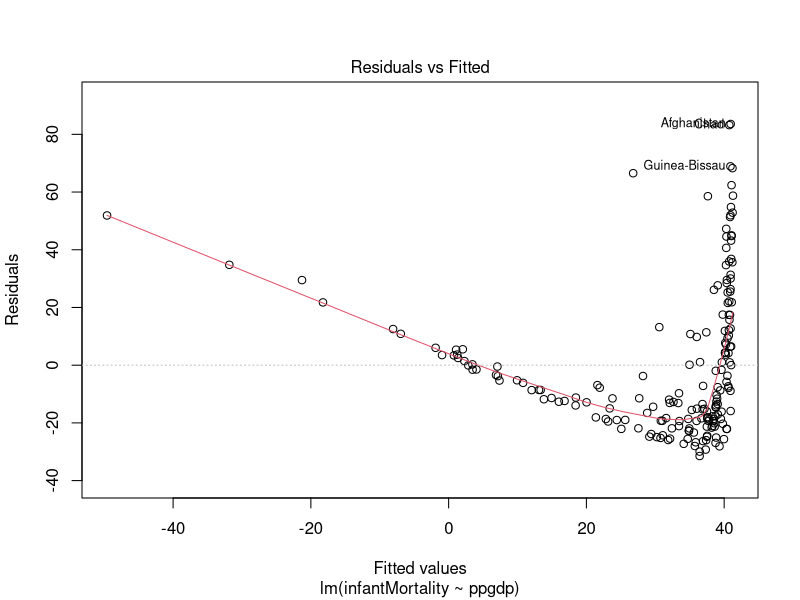
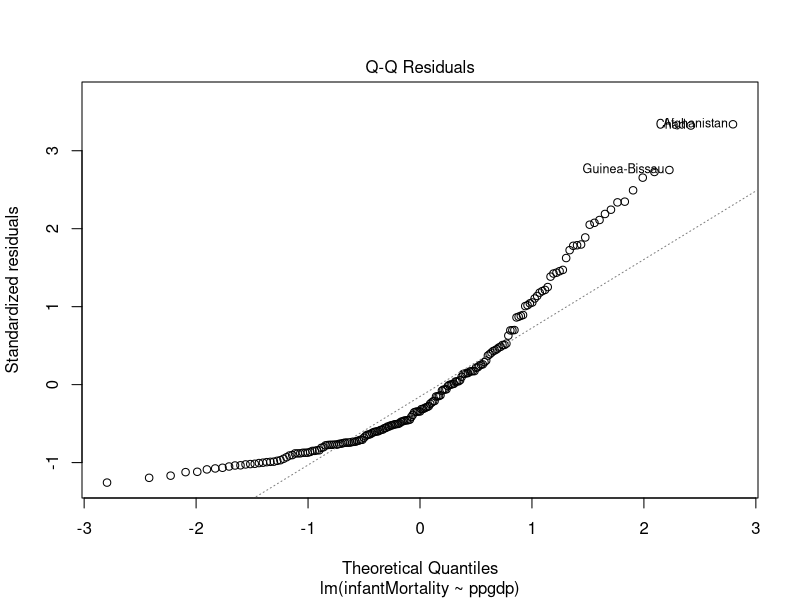
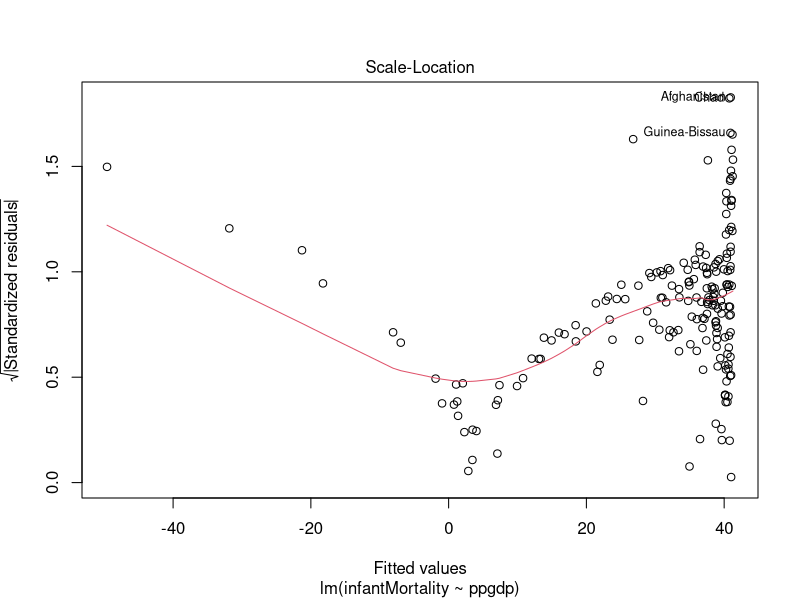
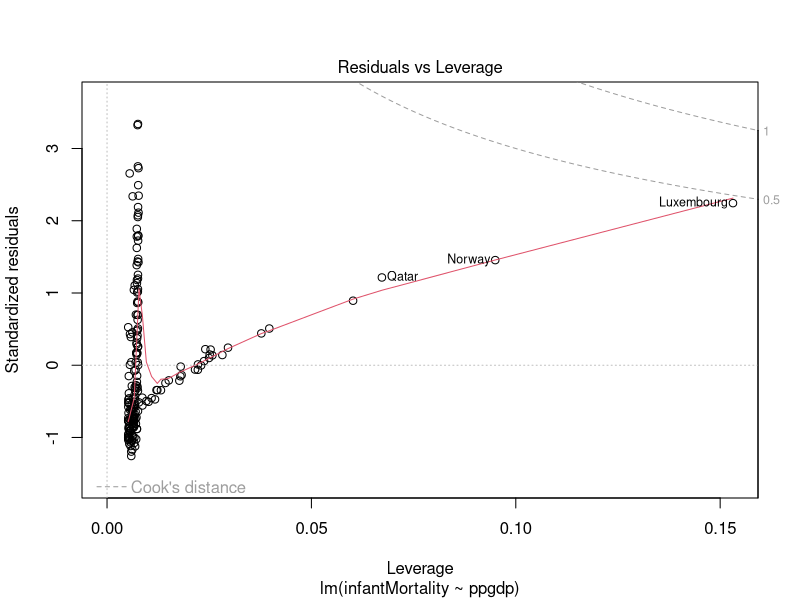
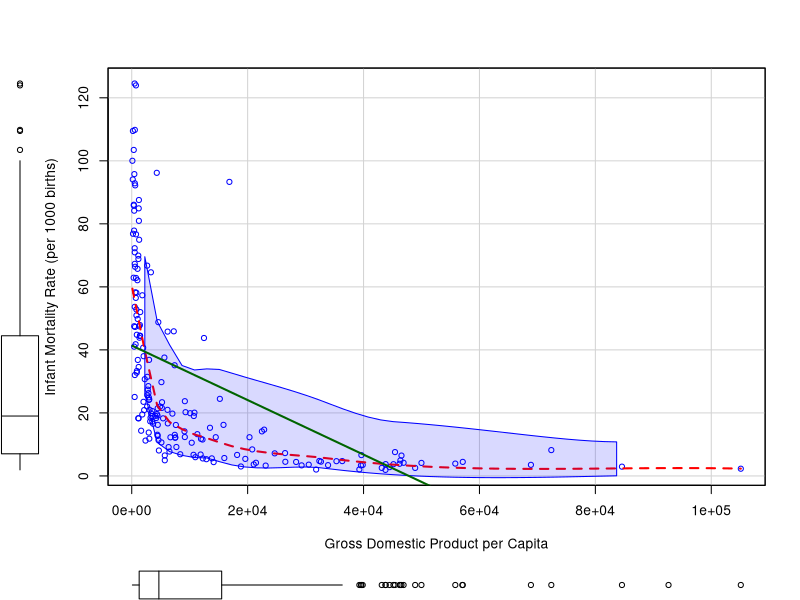

These figures' R source, in order:
library(MASS);library(car);library(AER);library(carData)

data('UN')

un_model = lm(infantMortality~ppgdp, data = UN)

plot(un_model)

## check skewness in independent variable and dependent variable
scatterplot(infantMortality~ppgdp, data = UN,xlab = 'Gross Domestic Product per Capita', 
            ylab = 'Infant Mortality Rate (per 1000 births)', 
            regLine = list(col = 'darkgreen'), 
            smooth = list(col.smooth = "red"))


## estimate lambda for dependent variable
p1 = powerTransform(infantMortality~1, data = UN, family = 'bcPower')
summary(p1)

## 
